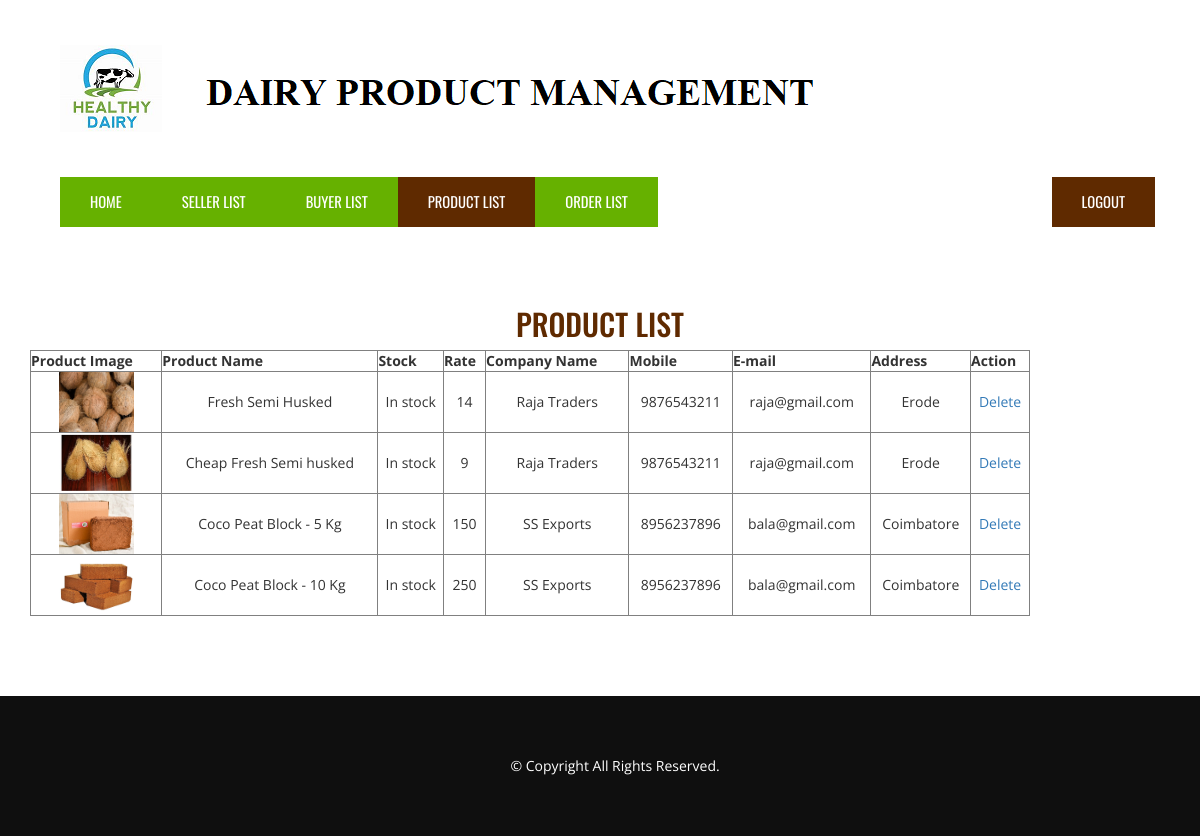
The app's page /admin-product-list.php with its own data.
### tables this page shows
CREATE TABLE IF NOT EXISTS `product` (
  `id` int(10) NOT NULL AUTO_INCREMENT,
  `sno` int(25) NOT NULL,
  `pname` varchar(25) NOT NULL,
  `pqw` varchar(25) NOT NULL,
  `rate` varchar(25) NOT NULL,
  `company` varchar(25) NOT NULL,
  `mobile` bigint(10) NOT NULL,
  `email` varchar(25) NOT NULL,
  `address` varchar(25) NOT NULL,
  `username` varchar(25) NOT NULL,
  `path` varchar(25) NOT NULL,
  PRIMARY KEY (`id`)
);

### admin-product-list.php (the view, shortened to what this page needs)
<?php
$query = "select * from product";
$data = mysql_query($query);
?>
<!DOCTYPE HTML>
<html lang="en-US">
<head>
	<link href="https://maxcdn.bootstrapcdn.com/bootstrap/3.3.6/css/bootstrap.min.css" rel="stylesheet">
	<link rel="stylesheet" href="https://maxcdn.bootstrapcdn.com/font-awesome/4.5.0/css/font-awesome.min.css">
	<link href='css/style.css' rel='stylesheet' type='text/css'>
	<link rel="stylesheet" type="text/css" href="css/settings.css" media="screen" />
</head>
<body>
	<header class="header">
		<div class="container">
			<div class="container-fluid">
				<div class="header-top">
					<div class="col-md-3 col-sm-4 hidden-xs logo">
						<a href=""><img src="img/logo.png" alt="" /></a>
					</div>
				</div>
			</div>
			<nav class="navbar navbar-default">
			  <div class="container-fluid">
				<div class="collapse navbar-collapse" id="navigation">
				  <ul class="nav navbar-nav">
					<li><a href="admin-dashboard.php">Home </a></li>
					<li><a href="admin-seller-list.php">Seller List</a></li>
					<li><a href="admin-buyer-list.php">Buyer List</a></li>
                    <li class="active"><a href="admin-product-list.php">Product List</a></li>
					<li><a href="admin-order-list.php">Order List</a></li>
				  </ul>
				  <ul class="nav navbar-nav navbar-right">
					<li class="get-a-quote"><a href="logout.php">Logout</a></li>
				  </ul>
				</div>
			  </div>
			</nav>
		</div>
	</header>
	<section class="blog">
		<div class="container">
			<h2>Product list</h2>
			<div class="blog-posts">
            <table border="1" width="1000" cellpadding="10" cellspacing="10">
<tr align="center">
<th align="center">Product Image</th><th align="center">Product Name</th> <th align="center">Stock</th> <th align="center">Rate</th><th align="center">Company Name</th><th align="center">Mobile</th><th align="center">E-mail</th><th align="center">Address</th> <th colspan="2" align="center">Action</th>
</tr>
<?php while($rec = mysql_fetch_array($data)) { ?>
<tr align="center">
<td> <img src="<?php echo $rec['path'];?>" width="75" height="60"></td>
<td> <?php echo $rec['pname']; ?> </td>
<td> <?php echo $rec['pqw']; ?> </td>
<td> <?php echo $rec['rate']; ?> </td>
<td> <?php echo $rec['company']; ?> </td>
<td> <?php echo $rec['mobile']; ?> </td>
<td> <?php echo $rec['email']; ?> </td>
<td> <?php echo $rec['address']; ?> </td>
<td> <a onClick="return confirm('Sure to delete!')" href="product-delete.php?id=<?php echo $rec['id']; ?>">Delete</a> </td>
</tr>
<?php } ?>
</table>
			</div>
		</div>
	</section>
	<section class="footer">
		<div class="copyright text-center">
			<div class="container">
				<div class="row">
					<p class="copyright">&copy; Copyright All Rights Reserved.</p>
				</div>
			</div>
		</div>
	</section>
</body>
</html>

### css/style.css (style rules this page uses)
body,p,h1,h2,h3,h4,h5,h6 { font-family:'open sans' }
.logo { padding:25px 15px; }
@media screen and (max-width:1200px) and (min-width:992px) { ul.nav.navbar-nav li a { padding: 15px 30px !important; } }
div#navigation { border:none; }
nav.navbar.navbar-default { background:none; border:none; font-family: 'oswald'; font-size: 11pt; text-transform:uppercase; margin:0px; }
ul.nav.navbar-nav { background: #66b100; }
ul.nav.navbar-nav li a { color: #fff !important; }
ul.nav.navbar-nav li.active a { background: #5f2a00; }
ul.nav.navbar-nav li { transition:.2s all ease-in-out; }
ul.nav.navbar-nav li a { padding: 15px 45px; }
ul.nav.navbar-nav li.get-a-quote { background:#5f2a00; }
.header-top { padding: 20px 0px; display: table; width: 100%; }
section.blog { padding:80px 0px; }
section.blog h2 { font-family:'oswald'; color:#5f2a00; text-align:center; text-transform:uppercase; margin-top:0px; }
.copyright { background: #0f0f0f; color: #fff; padding: 30px; }
.copyright p { margin: 0px; }

### records on screen
product: path (picture), pname "Fresh Semi Husked", pqw "In stock", rate "14", company "Raja Traders", mobile "9876543211", email "raja@gmail.com", address "Erode"
product: path (picture), pname "Cheap Fresh Semi husked", pqw "In stock", rate "9", company "Raja Traders", mobile "9876543211", email "raja@gmail.com", address "Erode"
product: path (picture), pname "Coco Peat Block - 5 Kg", pqw "In stock", rate "150", company "SS Exports", mobile "8956237896", email "bala@gmail.com", address "Coimbatore"
product: path (picture), pname "Coco Peat Block - 10 Kg", pqw "In stock", rate "250", company "SS Exports", mobile "8956237896", email "bala@gmail.com", address "Coimbatore"
